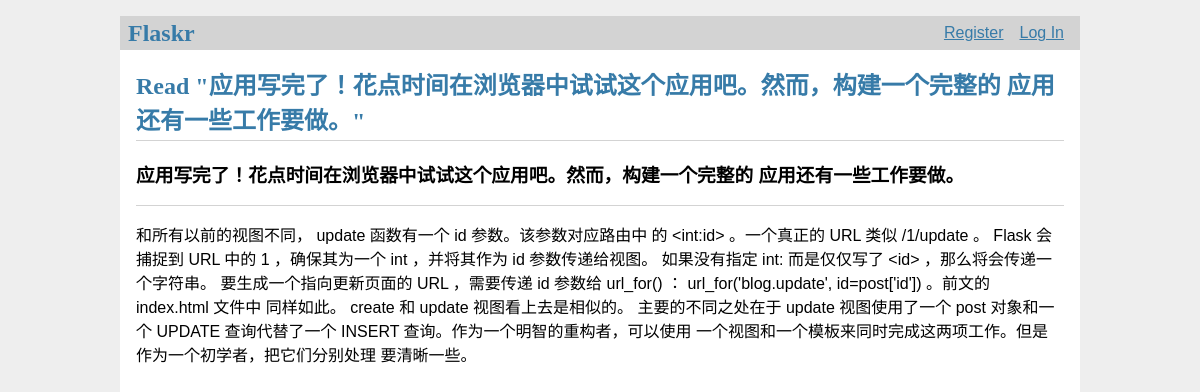
Screenshot of /post/3 with the database file from the repository.
### tables this page shows
CREATE TABLE post(
    id INTEGER PRIMARY KEY AUTOINCREMENT,
    author_id INTEGER NOT NULL,
    created TIMESTAMP NOT NULL DEFAULT CURRENT_TIMESTAMP,
    title TEXT NOT NULL,
    body TEXT NOT NULL,
    FOREIGN KEY (author_id) REFERENCES user(id)
);

### flaskr/blog.py (the view)
@bp.route("/post/<int:id>")
def post_detail(id):
    post_ = get_post(id, False)
    return render_template("blog/post_detail.html", post=post_)

### flaskr/auth.py (called while the page is built)
@bp.before_app_request
def load_logged_in_user():
    user_id = session.get("user_id")
    if user_id is None:
        g.user = None
    else:
        db = get_db()
        g.user = db.execute(
            "SELECT id,username,password FROM user WHERE id = ?",(user_id,)
        ).fetchone()

### flaskr/blog.py (called while the page is built)
def get_post(id, check_author=True):
    db = get_db()
    post = db.execute(
        'SELECT p.id, title, body, created, author_id, username'
        ' FROM post p JOIN user u ON p.author_id = u.id'
        ' WHERE p.id = ?',
        (id,)
    ).fetchone()
    if post is None:
        abort(404, f"Post id {id} doesn't exist")
    if check_author and post["author_id"] != g.user["id"]:
        abort(403)
    return post

### flaskr/db.py (called while the page is built)
def get_db():
    if "db" not in g:
        g.db = sqlite3.connect(
            current_app.config["DATABASE"],
            detect_types=sqlite3.PARSE_DECLTYPES
        )
        g.db.row_factory = sqlite3.Row
    return g.db

### flaskr/templates/blog/post_detail.html
{% extends 'base.html' %}
{% block header %}
    <h1>{% block title %}Read "{{ post['title'] }}"{% endblock %}</h1>
{% endblock %}
{% block content %}
    <h3>{{ post['title'] }}</h3>
    <hr>
    <p>
        {{ post['body'] }}
    </p>
{% endblock %}

### flaskr/static/css/style.css (style rules this page uses)
h1 { font-family: serif; color: #377ba8; margin: 1rem 0; }
hr { border: none; border-top: 1px solid lightgray; }
.content > header h1 { flex: auto; margin: 1rem 0 0.25rem 0; }

### rows the page displays
post: title "应用写完了！花点时间在浏览器中试试这个应用吧。然而，构建一个完整的 应用还有一些工作要做。", body "和所有以前的视图不同， update 函数有一个 id 参数。该参数对应路由中 的 <int:id> 。一个真正的 URL 类似 /1/update 。 Flask 会捕捉到 URL 中的 1 ，确保其为一个 int ，并将其作为 id 参数传递给视图。 如果没有指定 int: 而是仅仅写了 <id> ，那么将会传递一个字符串。 要生成一个指向更新页面的 URL ，需要传递 id 参数给 url_for() ： url_for('blog.update', id=post['id']) 。前文的 index.html 文件中 同样如此。 create 和 update 视图看上去是相似的。 主要的不同之处在于 update 视图使用了一个 post 对象和一个 UPDATE 查询代替了一个 INSERT 查询。作为一个明智的重构者，可以使用 一个视图和一个模板来同时完成这两项工作。但是作为一个初学者，把它们分别处理 要清晰一些。"
